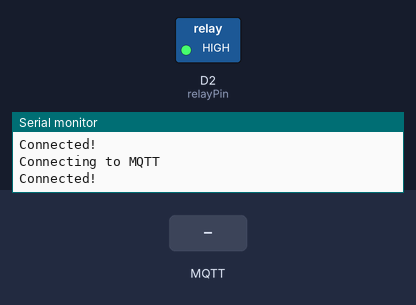
Simulated run of this sketch. Board: Arduino Uno R4 WiFi. Shown: switched loads named in the sketch (green lamp = pin HIGH), the last lines printed to the serial monitor. The test bench sets the inputs (shaded band). WiFi joins after 1.5 s; servers stay silent unless stated; no MQTT or app messages arrive unless stated.

Above: at 2.7 s.
2.8 s: MQTT message "ON" arrives on the first subscribed topic
At 4.3 s:
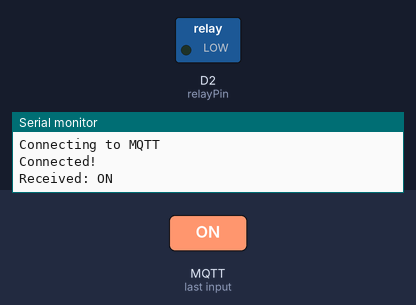
5.3 s: MQTT message "OFF" arrives on the first subscribed topic
At 7.4 s:
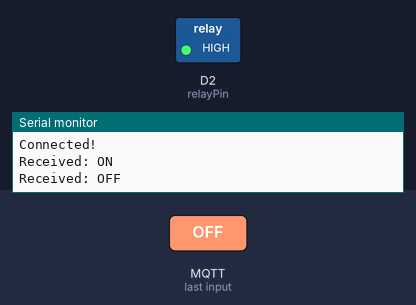
Timing chart, 0 to 8.9 s (numbered marks = the images above; inputs shaded):
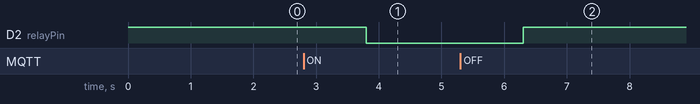

The sketch:

mqtt_demo.ino
```cpp
#include <WiFiS3.h>
#include <ArduinoMqttClient.h>

char ssid[] = "Airtel_Gaurav_5G";
char pass[] = "4Mice@Home";

WiFiClient wifiClient;
MqttClient mqttClient(wifiClient);

const char broker[] = "test.mosquitto.org";
int port = 1883;

const char lightSetTopic[] = "gaurav03071992_home/light/set";       // Flutter → Arduino
const char lightStatusTopic[] = "gaurav03071992_home/light/status"; // Arduino → Flutter

const int relayPin = 2;
bool lightState = false;

void onMessageReceived(int messageSize) {
  String message = mqttClient.readString();

  Serial.print("Received: ");
  Serial.println(message);

  if (message == "ON") {
    lightState = true;
    digitalWrite(relayPin, LOW);
  }
  else if (message == "OFF") {
    lightState = false;
    digitalWrite(relayPin, HIGH);
  }

  // Publish current state back
  mqttClient.beginMessage(lightStatusTopic);
  mqttClient.print(lightState ? "ON" : "OFF");
  mqttClient.endMessage();
}

void setup() {
  Serial.begin(115200);

  pinMode(relayPin, OUTPUT);
  digitalWrite(relayPin, HIGH);

  // Connect WiFi
  Serial.print("Connecting WiFi");
  while (WiFi.begin(ssid, pass) != WL_CONNECTED) {
    Serial.print(".");
    delay(1000);
  }
  Serial.println("\nConnected!");

  // Connect MQTT
  mqttClient.onMessage(onMessageReceived);

  Serial.print("Connecting to MQTT");
  while (!mqttClient.connect(broker, port)) {
    Serial.print(".");
    delay(1000);
  }
  Serial.println("\nConnected!");

  mqttClient.subscribe(lightSetTopic);
}

void loop() {
  mqttClient.poll();
}
```

Measured:
- after the input at 2.8 s, D2 (relayPin): HIGH → LOW after 1.0 s
- after the input at 5.3 s, D2 (relayPin): LOW → HIGH after 1.0 s
